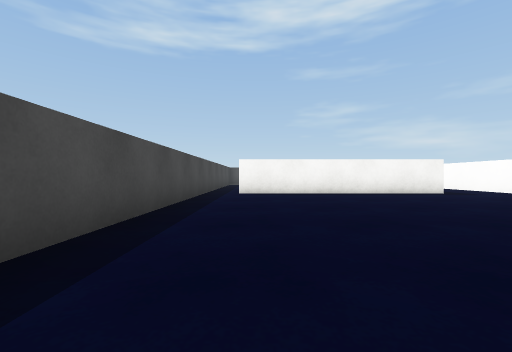
View 1 (above)

17 first-person views from a walk through a 3-D level made in the Unity game engine. The camera is 0.51 m above the floor, looks level and sees 90° across. The floor is counted in squares, 1 m on a side. Each view is taken from the middle of a square. On the plan, view 1 faces up. The plan holds only what a view shows up to about 9 squares ahead; the rest is blank. The place goes on beyond the plan. Surface patterns are stand-ins for the level's own textures.

View 2
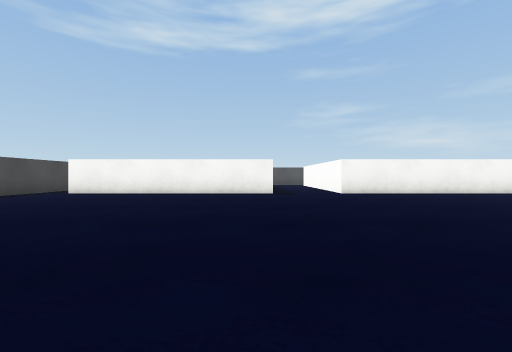

View 3
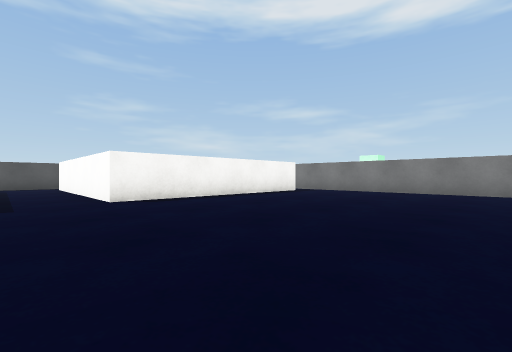

View 4
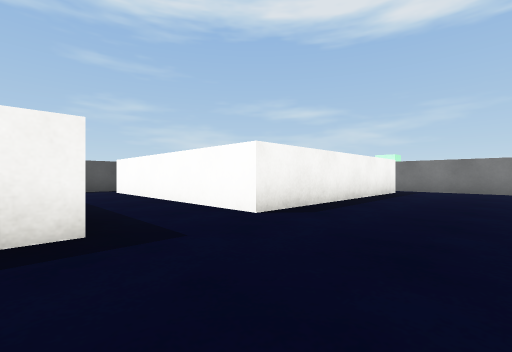

View 5
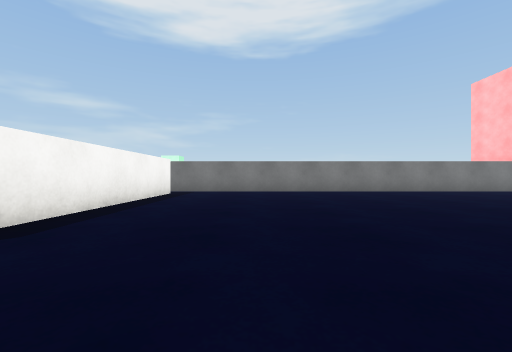

View 6
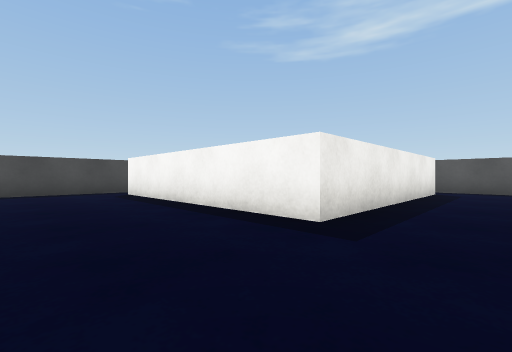

View 7
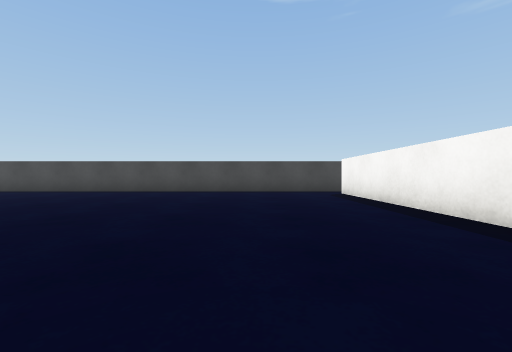

View 8
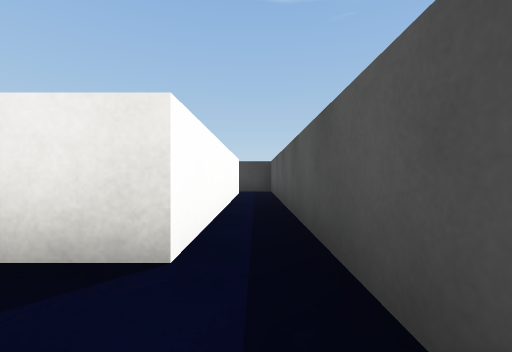

View 9
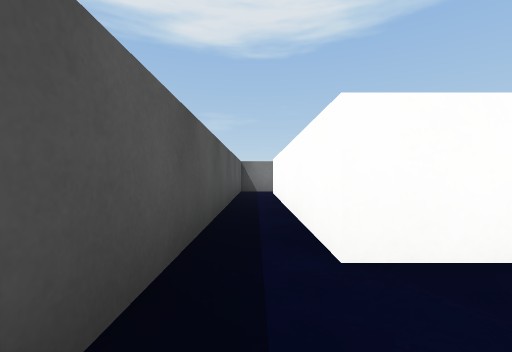

View 10
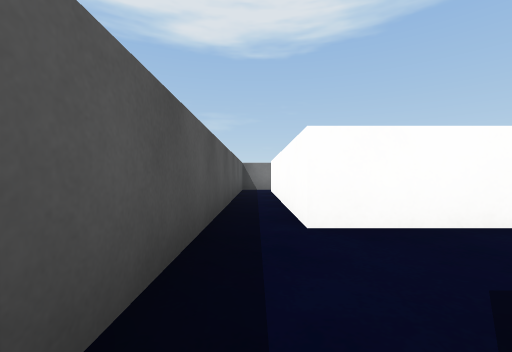

View 11
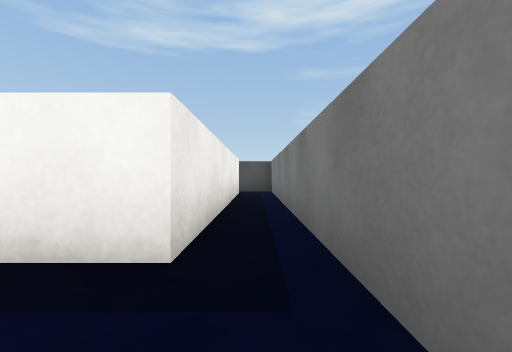

View 12
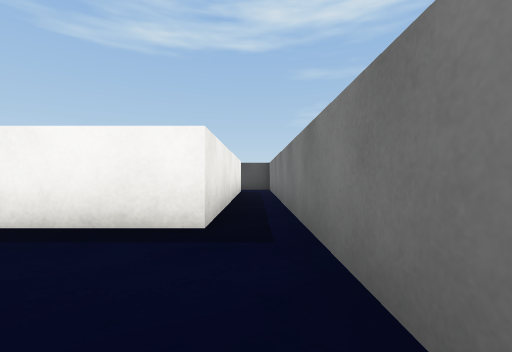

View 13
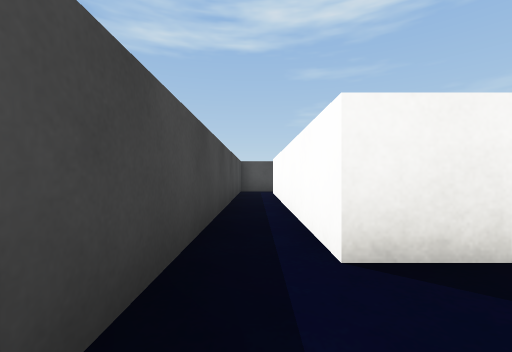

View 14
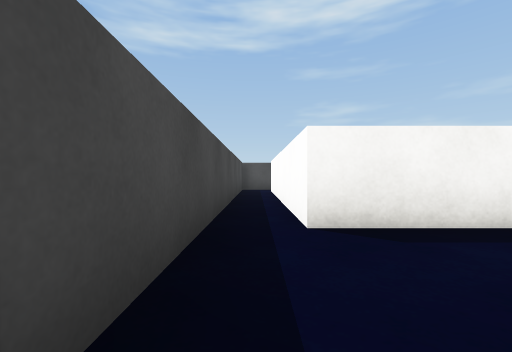

View 15
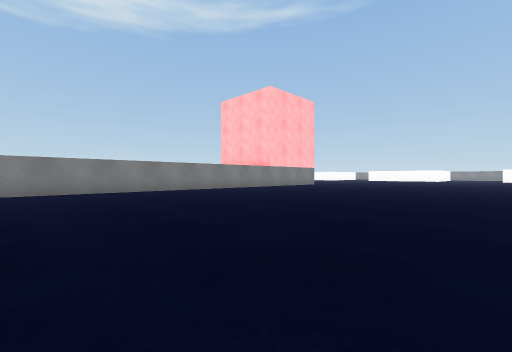

View 16
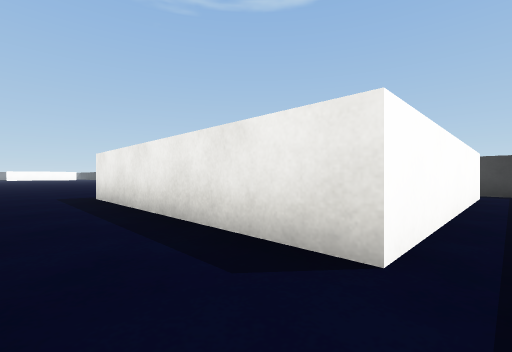

View 17
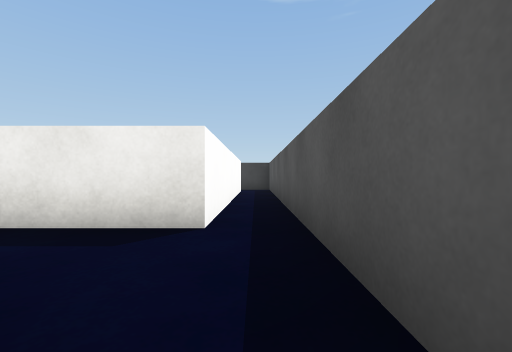

### Floor plan
Points are (right, up) in squares from view 1. A wall is a line through its corners. A room is listed if a view was taken in it or the views show most of it. See-through windows are left out.
Room 1 (views 1, 2, 3, 4, 5, 6, 7, 8, 9, 10, 11, 12, 13, 14, 15, 16)
walls: (5.5, 7.5) (-0.5, 7.5) (-0.5, 13.5) (5.5, 13.5) (5.5, 7.5); (7.5, 14.5) (-1.5, 14.5) (-1.5, -0.5); (14.5, -0.5) (14.5, 13.5); (13.5, 13.2) (13.5, 7.5) (7.5, 7.5) (7.5, 13.5)
ways out: opening at (7, 14) to room 2; opening at (14, 13) to room 2
Room 2 (view 17)
walls: (7.5, 13.5) (13.5, 13.5); (14.5, 13.5) (14.5, 14.5) (7.5, 14.5)
ways out: opening at (7, 14) to room 1; opening at (14, 13) to room 1

Where each view was taken, in squares from view 1:
view 1: 0 up, 0 right, facing up
view 2: 0 up, 5 right, facing up
view 3: 2 up, 6 right, facing up-right
view 4: 5 up, 5 right, facing up-right
view 5: 5 up, 6 right, facing right
view 6: 5 up, 7 right, facing up-left
view 7: 5 up, 7 right, facing left
view 8: 14 up, 7 right, facing left
view 9: 14 up, 6 right, facing right
view 10: 14 up, 5 right, facing right
view 11: 6 up, 14 right, facing up
view 12: 5 up, 14 right, facing up
view 13: 6 up, 1 left, facing up
view 14: 5 up, 1 left, facing up
view 15: 4 up, 6 right, facing down-right
view 16: 14 up, 7 right, facing down-left
view 17: 14 up, 8 right, facing left
